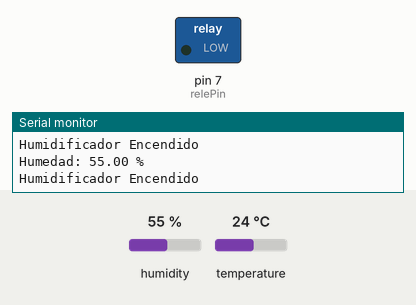
This sketch was run on a simulated Arduino Uno, built with avr-gcc and run on an emulated ATmega328P. Parts: switched loads named in the sketch (green lamp = pin HIGH), the last lines printed to the serial monitor. Dashed ring = blinking. Inputs (shaded band) come from the test bench; at power-on: humidity 55 %, temperature 24 °C.

Above: at 4.8 s.
4.9 s: humidity set to 83 %
7.9 s: humidity set to 86 %
At 8.4 s:
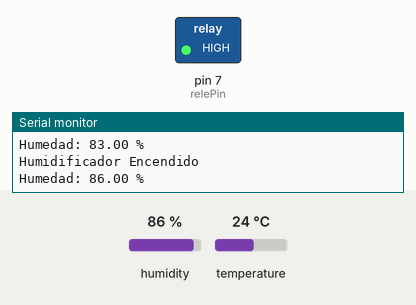
10.9 s: humidity set to 22 %
At 13.2 s:
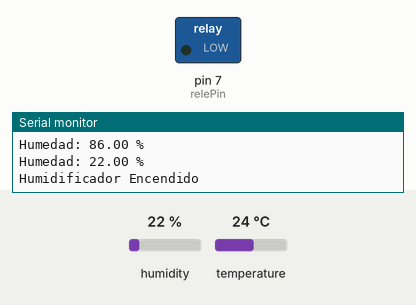
Timing chart, 0 to 19.7 s (numbered marks = the images above; inputs shaded):
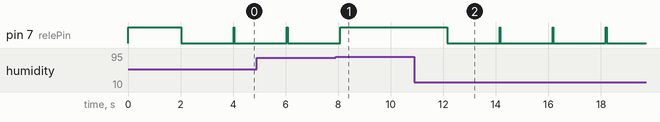

The sketch:

Sistema_de_Humedad.ino
```cpp
//////////////////////////////////////////////////////////////////
// Materia:  Seminario de Sensores y acondicionamiento de señales
// Proyecto: Incubadora - Main Principal
// Profesor: CARLOS ALBERTO SANCHEZ ROMERO
// Alumno:   Alejando Orozco Romo
// Codigo:   218171511
// Archivo:  Sistema_de_Humedad.ino
// Fecha de edicion: 15/10/2024
//////////////////////////////////////////////////////////////////

#include "Control_humedad.h"


void setup() {

  iniciarSistema();

}

void loop() {

    delay(2000);
    comenzarPrograma();
}
```

Control_Temperatura.cpp
```cpp
//////////////////////////////////////////////////////////////////
// Materia:  Seminario de Sensores y acondicionamiento de señales
// Proyecto: Incubadora: Sitema de control de humedad
// Profesor: CARLOS ALBERTO SANCHEZ ROMERO
// Alumno:   Alejando Orozco Romo
// Codigo:   218171511
// Archivo:  Control_Temperatura.cpp
// Fecha de edicion: 15/10/2024
//////////////////////////////////////////////////////////////////

#include "Control_Temperatura.h"
```

Control_Temperatura.h
```cpp
//////////////////////////////////////////////////////////////////
// Materia:  Seminario de Sensores y acondicionamiento de señales
// Proyecto: Incubadora: Sitema de control de Temperatura
// Profesor: CARLOS ALBERTO SANCHEZ ROMERO
// Alumno:   Alejando Orozco Romo
// Codigo:   218171511
// Archivo:  Control_Temperatura.h
// Fecha de edicion: 15/10/2024
//////////////////////////////////////////////////////////////////

#ifndef CONTROL_TEMPERATURA_H
#define CONTROL_TEMPERATURA_H

// BIBLIOTECAS
#include <Arduino.h>
/* Incluimos la cabecera de arduino, por que como no estamos trabajando en in archivo .ino de arduino,
no tenemos las funciones básicas de este en los archivos .h y cpp. Cuando lo agregamos a estos archivos
adquieren todas las funciones de arduino*/


#endif
```

Control_humedad.cpp
```cpp
//////////////////////////////////////////////////////////////////
// Materia:  Seminario de Sensores y acondicionamiento de señales
// Proyecto: Incubadora: Sitema de control de humedad
// Profesor: CARLOS ALBERTO SANCHEZ ROMERO
// Alumno:   Alejando Orozco Romo
// Codigo:   218171511
// Archivo:  Control_humedad.cpp
// Fecha de edicion: 15/10/2024
//////////////////////////////////////////////////////////////////

#include "Control_humedad.h"

// Definir el objeto DHT
DHT dht(DHTPIN, DHTTYPE); // Aquí es donde lo definimos
// Definición de la variable global
float humedad = 0; // Aquí es donde lo definimos

void iniciarSistema(){
  //Establecemos comunicacion serial
  Serial.begin(9600);
  //iniciamos el sensor DHT11
  dht.begin();
  // Configurar los pines del relé y del buzzer como salida
  pinMode(relePin, OUTPUT);
  pinMode(buzzerPin, OUTPUT);
  // Inicialmente apagamos el humidificador y el buzzer
  digitalWrite(relePin, HIGH); // Relé apagado
}

void leerHumedad(){
  //leemos humedad
  humedad = dht.readHumidity();

  // Verificar si el sensor está funcionando correctamente
  if (isnan(humedad)) {
    Serial.println("Error al leer del sensor de humedad DHT11");
  } else {
    // Mostrar la humedad en el monitor serial
    Serial.print("Humedad: ");
    Serial.print(humedad);
    Serial.println(" %");
  }

}

void controlarHumidificador(){
  //Si la humedad es mayor a 87%, se apaga el humidificador
   if (humedad > 87) {
    digitalWrite(relePin, HIGH);
    Serial.println("Humidificador Apagado");
  }
  //Si la humedad es mayor a 85%, enciende el humidificador
  else if (humedad < 85) {
    digitalWrite(relePin, LOW);
    Serial.println("Humidificador Encendido");
  }
}

void controlarAlarma(){
  /*Si la humedad es mayor a 90%, activa la alarma, pues el sistema no esta apagando el humidificador cuando
  sobrepasa el porcentaje de humedad del ambiente. (luego este porcentaje se modificará dependiendo del ave
  o del periodo de incubacion)*/

  if (humedad > 95) {
    // Genera un sonido a 1000 H
    tone(buzzerPin, 1000);
    Serial.println("¡Alerta! Humedad critica");
  } else {
    // Apaga el sonido
    noTone(buzzerPin);
  }
}

void comenzarPrograma(){

  iniciarSistema();
  leerHumedad();
  controlarHumidificador();
  controlarAlarma();

}
```

Control_humedad.h
```cpp
//////////////////////////////////////////////////////////////////
// Materia:  Seminario de Sensores y acondicionamiento de señales
// Proyecto: Incubadora: Sitema de control de humedad
// Profesor: CARLOS ALBERTO SANCHEZ ROMERO
// Alumno:   Alejando Orozco Romo
// Codigo:   218171511
// Archivo:  Control_humedad.h
// Fecha de edicion: 15/10/2024
//////////////////////////////////////////////////////////////////

#ifndef CONTROL_HUMEDAD_H
#define CONTROL_HUMEDAD_H

// BIBLIOTECAS
#include <Arduino.h>
/* Incluimos la cabecera de arduino, por que como no estamos trabajando en in archivo .ino de arduino,
no tenemos las funciones básicas de este en los archivos .h y cpp. Cuando lo agregamos a estos archivos
adquieren todas las funciones de arduino*/

#include <DHT.h>
#define DHTTYPE DHT11


// Pines de arduino
#define DHTPIN 9 	 // Pin para el sensor DHT11
#define relePin 7    // Pin para controlar el rele
#define buzzerPin 6  // Pin para el buzzer

extern DHT dht; // Declaración de un objeto DHT externo
// Declaración de variables globales
extern float humedad; // Solo declaramos, no definimos


//Declaracion de funciones
void iniciarSistema();
void leerHumedad();
void controlarHumidificador();
void controlarAlarma();
void comenzarPrograma();

// Cambiar esta funcion a temperatura, Por definir
// void controlVentilacion();

#endif
```

Measured:
- the behaviour switches between 84 and 85 % on humidity (found by bisection; images 0 and 1)
- after the input at 7.9 s, pin 7 (relePin): goes on until 8.1 s, then stays HIGH
- after the input at 10.9 s, pin 7 (relePin): alternates HIGH for 0.02 s and LOW for 2.0 s, starting after 1.2 s
